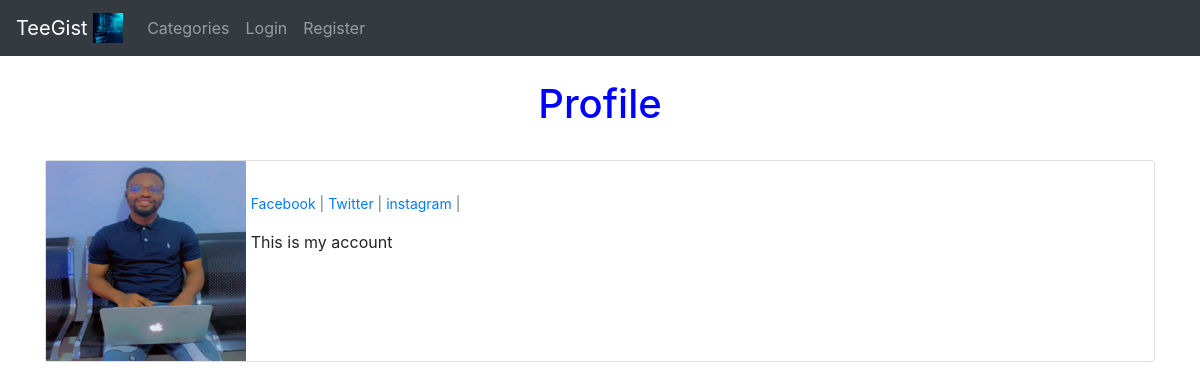
The app's page /members/8/profile/, older data.
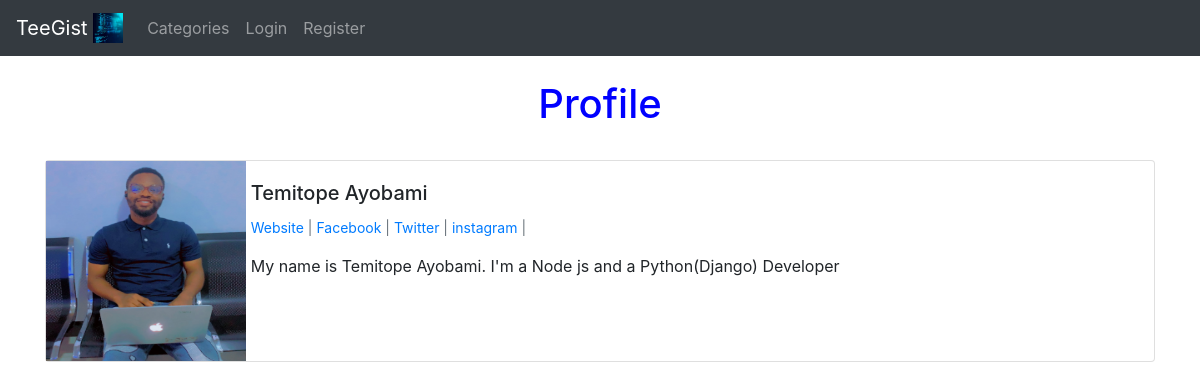
The same page, newer data.
### app_folder/models.py (models this page shows, shortened)
class Profile(models.Model):
    user = models.OneToOneField(User, null=True, blank=True, on_delete = models.CASCADE)
    bio = models.TextField()
    profile_pic = models.ImageField(null=True, blank=True, upload_to='images/profile/')
    website_url = models.CharField(max_length=250, null=True, blank=True)
    facebook_url = models.CharField(max_length=250, null=True, blank=True)
    instagram_url = models.CharField(max_length=250, null=True, blank=True)
    twitter_url = models.CharField(max_length=250, null=True, blank=True)
    linkedin_url = models.CharField(max_length=250, null=True, blank=True)

### members/views.py (the view)
# urls.py: path('<int:pk>/profile/', ShowProfilePageView.as_view(), name = 'show_profile_page'),
class ShowProfilePageView(DetailView):
    model = Profile
    template_name = 'registration/show_profile.html'
    def get_context_data(self, *args, **kwargs):
        users = Profile.objects.all()
        context = super(ShowProfilePageView, self).get_context_data(*args, **kwargs)
        page_user = get_object_or_404(Profile, id=self.kwargs['pk'])
        context["page_user"] = page_user
        return context

### members/templates/registration/show_profile.html (shortened to what this page needs)
{% extends 'blogs/base.html' %}
{% load static %}
{% block content %}
<br/>
<h1 class = "container " style = "color:blue; text-align:center;"> Profile </h1> <br/>
<div class="card mb-3" >
    <div class="row no-gutters">
      <div class="col-md-2">
        {% if page_user.profile_pic %}
        <img src="{{ page_user.profile_pic.url }}" height=200 width=200>
        {% else %}
        <img src = "{% static 'theblog/img/doom.png' %}">
        {% endif %}
      </div>
      <div class="col-md-10">
        <div class="card-body">
          <h5 class="card-title">
              {{ page_user.user.first_name }}
              {{ page_user.user.last_name}}
         </h5>
         <p class="small text-muted">
              {% if page_user.website_url %}
             <a href = "{{ page_user.website_url }}" target="_blank">Website
             </a> |
             {% endif %}
             {% if page_user.facebook_url %}
              <a href = "{{ page_user.facebook_url }}" target="_blank"> Facebook </a>|
             {% endif %}
              {% if page_user.twitter_url %}
              <a href = "{{ page_user.twitter_url }}" target="_blank">Twitter
              </a> |
              {% endif %}
              {% if page_user.instagram_url %}
               <a href = "{{ page_user.instagram_url }}" target="_blank">instagram </a>|
               {% endif %}
         </p>
          <p class="card-text">
              {{ page_user.bio }}
         </p>
        </div>
      </div>
    </div>
  </div>
{% endblock %}

Row changes from the older to the newer data that the page shows:
changed Profile: user.first_name (not shown) → "Temitope"; user.last_name (not shown) → "Ayobami"; bio "This is my account" → "My name is Temitope Ayobami. I'm a Node js and a Python(Django) Developer"
Text that changed along with them:
text now shown: "Website |"
